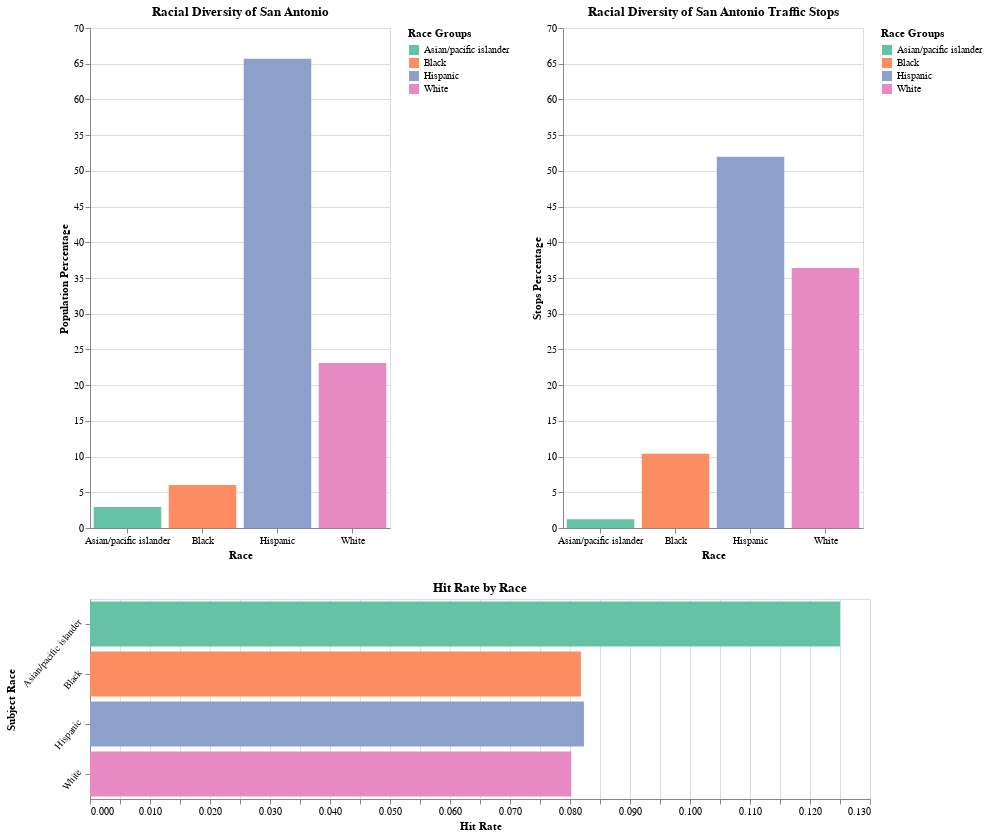

The specification (Vega-Lite) saved for this image:
### Vega-Lite specification from a JSON file in a GitHub repository (floating-point values rounded to 4 significant figures)
{"config": {"view": {"continuousWidth": 300, "continuousHeight": 300}}, "vconcat": [{"hconcat": [{"data": {"name": "data-c07213cbed0b4fde84dbb2064f82acb1"}, "mark": {"type": "bar"}, "encoding": {"color": {"condition": {"param": "param_3", "field": "subject_race", "scale": {"scheme": "set2"}, "title": "Race Groups", "type": "nominal"}, "value": "lightgrey"}, "tooltip": [{"field": "subject_race", "title": "Race", "type": "nominal"}, {"field": "percentage", "title": "Percentage", "type": "quantitative"}], "x": {"axis": {"labelAngle": 0}, "bin": false, "field": "subject_race", "title": "Race", "type": "nominal"}, "y": {"field": "percentage", "scale": {"domain": [0, 70]}, "title": "Population Percentage", "type": "quantitative"}}, "height": 500, "name": "view_7", "title": "Racial Diversity of San Antonio", "width": 300}, {"data": {"name": "data-9b87edfb45843ae65951b9631b965601"}, "mark": {"type": "bar"}, "encoding": {"color": {"condition": {"param": "param_3", "field": "subject_race", "scale": {"scheme": "set2"}, "title": "Race Groups", "type": "nominal"}, "value": "lightgrey"}, "tooltip": [{"field": "subject_race", "title": "Race", "type": "nominal"}, {"field": "percentage", "title": "Percentage", "type": "quantitative"}], "x": {"axis": {"labelAngle": 0}, "bin": false, "field": "subject_race", "title": "Race", "type": "nominal"}, "y": {"field": "percentage", "scale": {"domain": [0, 70]}, "title": "Stops Percentage", "type": "quantitative"}}, "height": 500, "name": "view_8", "title": "Racial Diversity of San Antonio Traffic Stops", "width": 300}], "resolve": {"scale": {"color": "independent"}}}, {"data": {"name": "data-8397d84631d8eb56cf3d018b2ccc3b81"}, "mark": {"type": "bar"}, "encoding": {"color": {"condition": {"param": "param_3", "field": "subject_race", "legend": null, "scale": {"scheme": "set2"}, "type": "nominal"}, "value": "lightgrey"}, "tooltip": [{"field": "subject_race", "title": "Race", "type": "nominal"}, {"field": "hit_rate", "title": "Hit Rate", "type": "quantitative"}], "x": {"bin": false, "field": "hit_rate", "title": "Hit Rate", "type": "quantitative"}, "y": {"axis": {"labelAngle": -50}, "field": "subject_race", "title": "Subject Race", "type": "nominal"}}, "height": 200, "name": "view_9", "resolve": {"scale": {"color": "independent"}}, "title": "Hit Rate by Race", "width": 780}], "params": [{"name": "param_3", "select": {"type": "point", "fields": ["subject_race"]}, "bind": "scales", "views": ["view_7", "view_8", "view_9"]}], "$schema": "https://vega.github.io/schema/vega-lite/v5.8.0.json", "datasets": {"data-c07213cbed0b4fde84dbb2064f82acb1": [{"subject_race": "Asian/pacific islander", "num_people": 41972, "percentage": 2.93}, {"subject_race": "Black", "num_people": 86293, "percentage": 6.02}, {"subject_race": "Hispanic", "num_people": 942637, "percentage": 65.71}, {"subject_race": "White", "num_people": 331546, "percentage": 23.11}], "data-9b87edfb45843ae65951b9631b965601": [{"subject_race": "Hispanic", "stops": 50398, "percentage": 51.97}, {"subject_race": "White", "stops": 35291, "percentage": 36.39}, {"subject_race": "Black", "stops": 10089, "percentage": 10.4}, {"subject_race": "Asian/pacific islander", "stops": 1193, "percentage": 1.23}], "data-8397d84631d8eb56cf3d018b2ccc3b81": [{"subject_race": "Asian/pacific islander", "hit_rate": 0.125}, {"subject_race": "Black", "hit_rate": 0.08182}, {"subject_race": "Hispanic", "hit_rate": 0.08232}, {"subject_race": "White", "hit_rate": 0.0802}]}}
